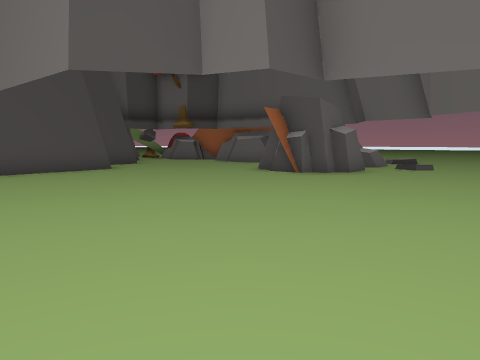
[1] (above)

24 first-person views from a walk through a Unity game level. The camera is 1.5 m above the floor, tilts 6° down and sees 70° across. The floor is counted in squares, 2 m on a side. Each view is taken from the middle of a square. On the plan, view 1 faces up. The plan holds only what a view shows up to about 11 squares ahead; the rest is blank. The place goes on beyond the plan.

[2]
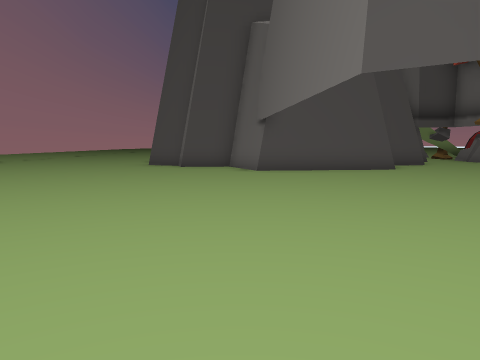

[3]
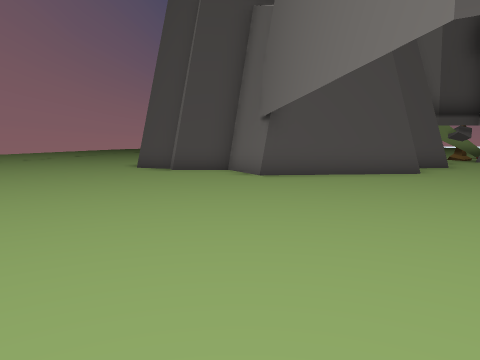

[4]
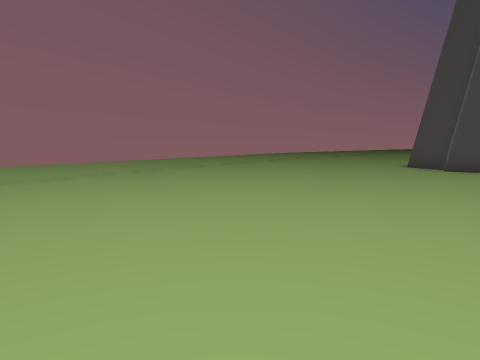

[5]
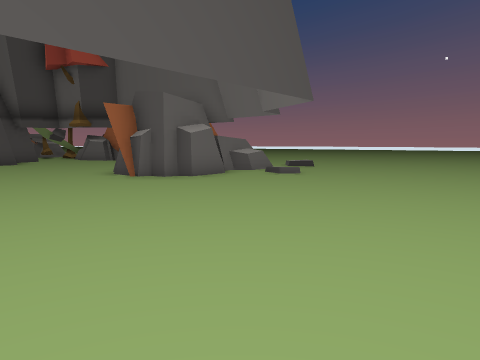

[6]
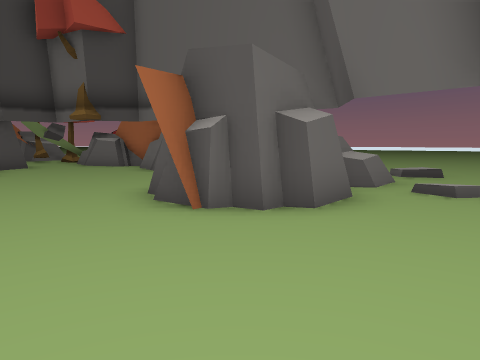

[7]
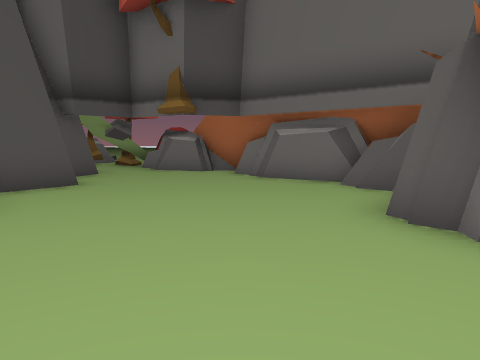

[8]
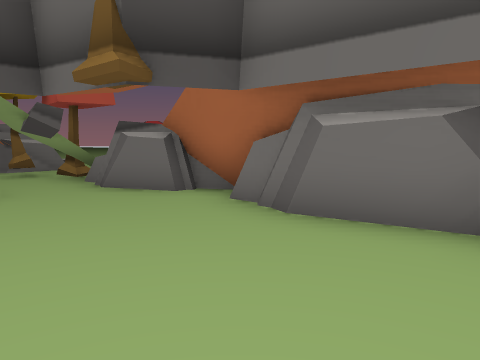

[9]
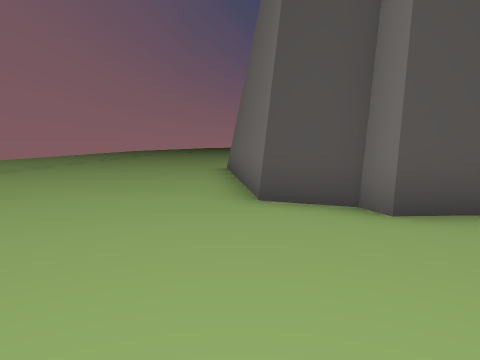

[10]
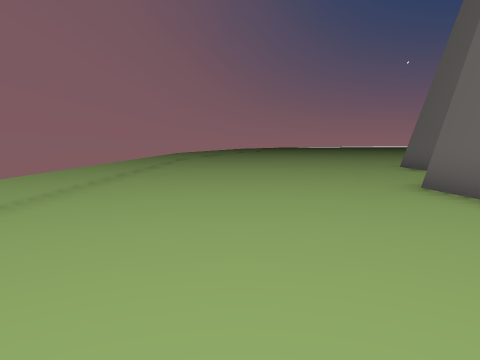

[11]
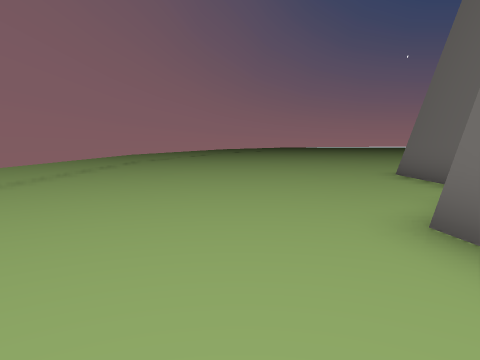

[12]
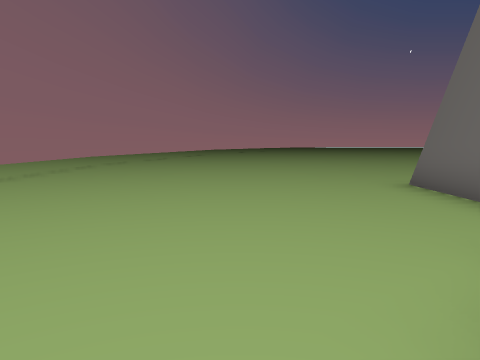

[13]
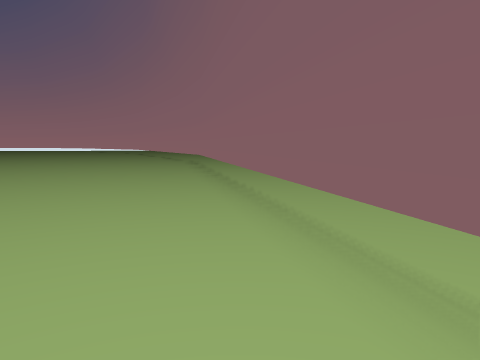

[14]
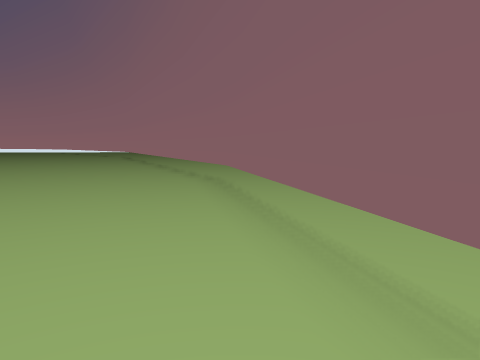

[15]
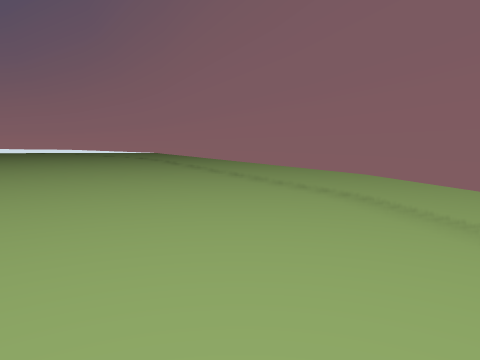

[16]
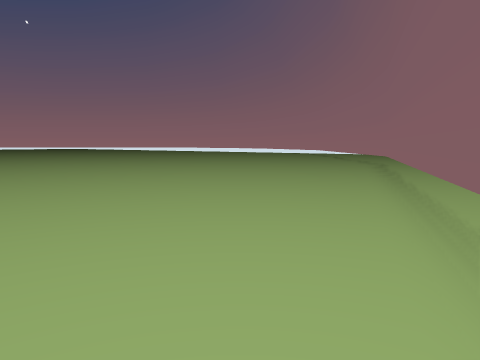

[17]
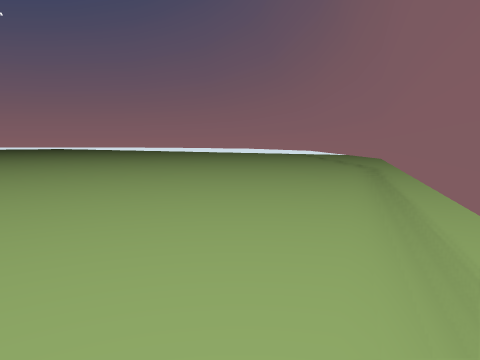

[18]
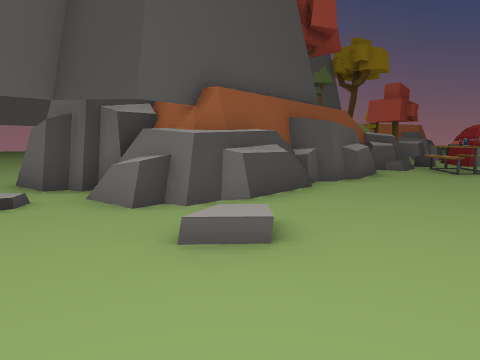

[19]
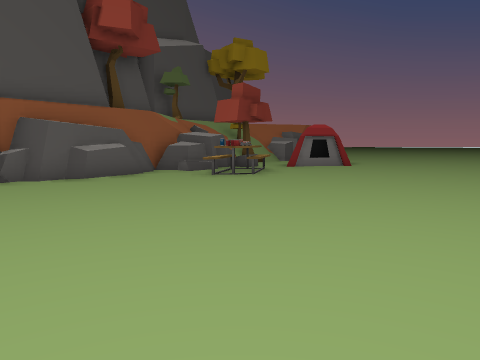

[20]
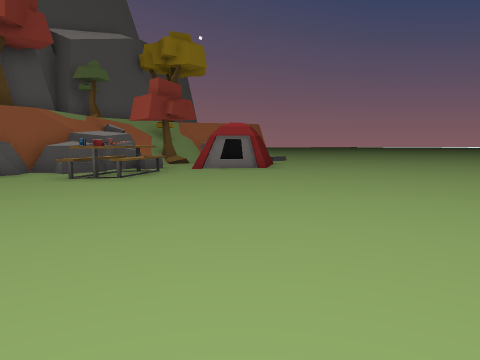

[21]
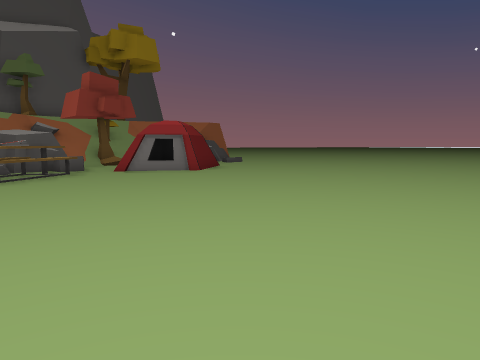

[22]
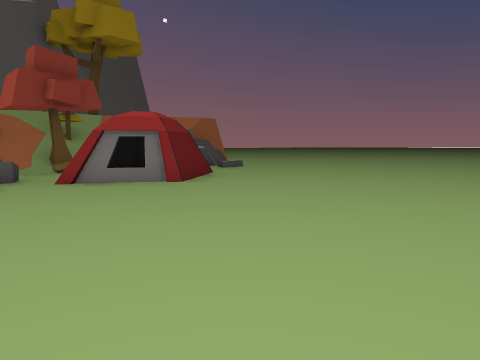

[23]
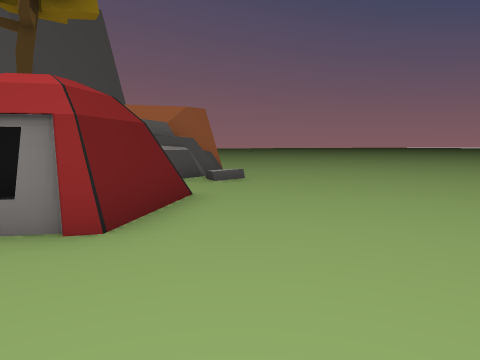

[24]
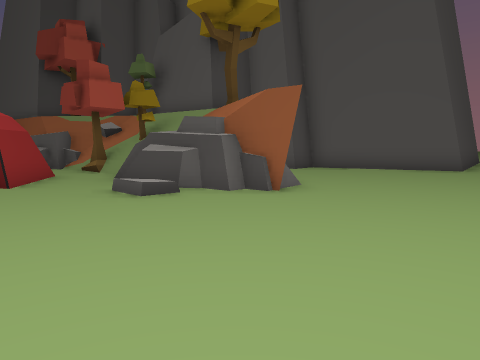

### Floor plan
Points are (right, up) in squares from view 1. A wall is a line through its corners. A room is listed if a view was taken in it or the views show most of it. See-through windows are left out.
Room 1 (views 1, 2, 3, 4, 5, 6, 7, 8, 9, 10, 11, 12, 13, 14, 15, 16, 17, 18, 19, 20, 21, 22, 23, 24)
walls: (-4.7, 15.7) (-4.9, 14.7); (-4, 13.3) (-4.8, 12.2); (-1.8, 16.9) (-0.6, 15.9); (-1.9, 17.9) (-1.3, 17.7); (-0.7, 16.4) (-0.3, 16.1); (-0.5, 15.9) (-1.9, 17); (-2.3, 18.3) (-1.8, 18.2); (-0.6, 16.6) (0.2, 16.2); (-0.2, 15) (-1, 15.9); (-0.2, 14.6) (-0.4, 15.2) (-1, 15.7); (-1.1, 17.5) (-1, 16.7); (-1, 17.5) (-1, 16.7); (-3.5, 18.9) (-2, 18.4); (-0.2, 16.1) (0.3, 15.9); (0.2, 16.4) (2.2, 15); (-4, 10.4) (-6.6, 7.2); (0.5, 16.1) (1.9, 15) (1.7, 14.2) (2.4, 13.9); (1.3, 15.7) (1.5, 15.2); (1.8, 14.6) (2.3, 14.2); (1.5, 12.9) (1.3, 13.7) (-0.4, 14.8); (2.2, 14.3) (2.9, 13.9); (1.7, 12.4) (1.2, 12.8); (2.6, 13.9) (4.3, 12.4) (3.3, 11.1); (2.9, 14.2) (4.3, 13.1) (4.4, 12.8); (3, 13.9) (4, 13); (1.1, 9.9) (0.7, 10.3); (1.4, 9.5) (1.1, 9.1); (-11.2, 17.9) (-10.6, 18.6); (-6.8, 7.5) (-8.2, 8); (-7.8, 7.9) (-8.3, 8) (-9.3, 6.7) (-9.8, 7) (-11, 6.5) (-15.8, 10.4); (4.2, 12.9) (4.6, 12.5) (4.3, 11.9) (4.8, 11.5); (-12, 18.2) (-11.5, 17.9); (2.2, 8.9) (1.7, 9.2) (1.5, 9); (-7.9, 22.8) (-6.7, 21.9); (2.6, 9.3) (2.1, 8.8) (0.9, 9.7); (3.5, 10.5) (3.3, 10.1); (4.4, 12.3) (3.5, 11.3); (-8.1, 23) (-7, 22.2); (3.6, 10) (2.9, 9.1) (2.3, 9.3) (1.9, 8.9); (-8.8, 22.9) (-7.9, 22.2); (4.9, 11.8) (4.2, 11.2); (-8.8, 23.2) (-8.1, 22.7); (-8.8, 23.5) (-8.2, 23); (-9.6, 23.5) (-8.9, 23); (-9.9, 23.4) (-9.1, 22.8); (-16.6, 14.2) (-18.2, 15.8); (-16.3, 17.9) (-15.1, 19.5) (-11.7, 18.1); (-15.7, 2.1) (-4.7, -4.9); (-5.2, -4.6) (-4.3, -5); (-4.8, -4.8) (8, -9.1) (8.7, -9.3); (-26.4, 12) (-19.2, 4.9); (8.4, -9.3) (9.2, -9.3)
low walls: (-1, 16.7) (-1.8, 16.9); (-3.1, 19.4) (-2.6, 19.6) (-2.1, 19.1); (1.2, 12.8) (1, 13.2); (-6.2, 21) (-6.7, 20.5); (3.7, 13.9) (4.4, 13.4); (-8.3, 22.1) (-7.6, 21.6); (4.5, 12.2) (4.9, 11.8); (4.2, 11.2) (3.7, 11.3); (4.8, 11.5) (4.4, 11) (3.8, 11.1)
objects: tree (-6, 19); tree (-5, 19); tent (-5, 21) to (-3, 23); table (-1, 18) to (0, 20)

Where each view was taken, in squares from view 1:
view 1: 0 up, 0 right, facing up
view 2: 0 up, 0 right, facing up-left
view 3: 1 up, 1 left, facing up-left
view 4: 1 up, 0 right, facing left
view 5: 1 up, 4 right, facing up
view 6: 5 up, 2 right, facing up
view 7: 7 up, 1 left, facing up
view 8: 11 up, 1 left, facing up
view 9: 3 up, 8 left, facing up-left
view 10: 4 up, 14 left, facing up-left
view 11: 7 up, 15 left, facing up-left
view 12: 9 up, 16 left, facing up-left
view 13: 4 up, 16 left, facing down-right
view 14: 0 up, 10 left, facing down-right
view 15: 0 up, 7 left, facing down-right
view 16: 4 down, 4 left, facing right
view 17: 5 down, 2 left, facing right
view 18: 13 up, 9 right, facing left
view 19: 19 up, 9 right, facing left
view 20: 22 up, 8 right, facing left
view 21: 24 up, 7 right, facing left
view 22: 24 up, 4 right, facing left
view 23: 24 up, 0 right, facing left
view 24: 29 up, 9 left, facing down
